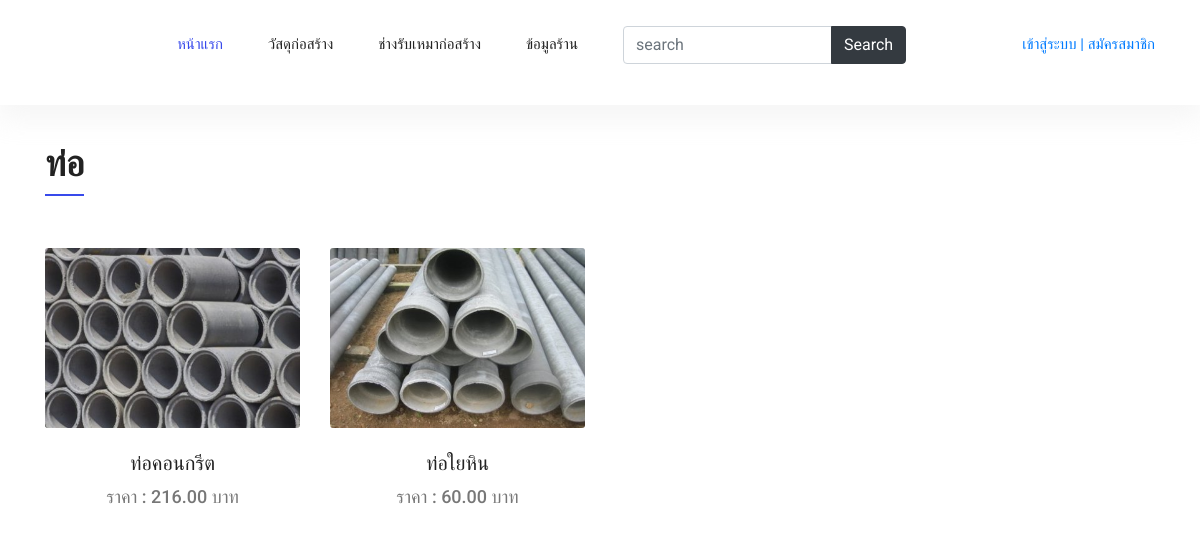
Page /productTypeUser/1 on the committed database.
### api/models.py (models this page shows, shortened)
class Product_Type (models.Model):
    product_type = models.CharField(max_length=100,default=' ',verbose_name = 'หมวดหมู่สินค้า')
    def __str__(self):
        return f'{self.product_type} '
    class Meta:
        verbose_name = 'หมวดหมู่สินค้า'

class Product(models.Model):
    name = models.CharField(max_length=1000,default=' ',verbose_name = 'ชื่อสินค้า')
    price = models.DecimalField(max_digits=7, decimal_places=2)
    product_detail = models.TextField(max_length=10000,default=' ',verbose_name = 'รายละเอียดสินค้า')
    product_img = models.ImageField(upload_to='images/product/', default='images/product/no-img.png' ,verbose_name = 'รูปสินค้า')
    product_type = models.ForeignKey(Product_Type,on_delete=models.CASCADE,verbose_name = 'หมวดหมู่สินค้า') #หมวดหมู่สินค้า
    quantity = models.IntegerField(verbose_name = 'จำนวนสินค้า') #จำนวนสินค้า
    class Meta:
        verbose_name = 'สินค้า'

### api/views.py (the view)
# urls.py: path('productTypeUser/<int:id>',views.productTypeUser,name='productTypeUser'),
def productTypeUser(request,id=0):
    type=Product_Type.objects.get(pk=id)
    product_type=Product_Type.objects.all()
    product=Product.objects.filter(product_type=id).order_by('id')
    print(type)
    return render(request,'api/productTypeUser.html',{
        'product':product,
        'type' :type,
        'product_type':product_type,
        })

### api/templates/api/productTypeUser.html (shortened to what this page needs)
{% extends 'api/base2.html' %}
{% load static %}
{% block content %}
      <section class="section-margin">
        <div class="container">
          <div class="section-intro pb-60px">
            <h2> <span class="section-intro__style">{{type}}</span></h2>
          </div>
          <div class="row">
            {% for product in product %}
            <div class="col-md-6 col-lg-4 col-xl-3">
              <div class="card text-center card-product">
                <div class="card-product__img">
                <img class="card-img" src="/media/{{product.product_img}}" style="height: 180px;"  href="/">
                </div>
                <div class="card-body">
                  <h4 class="card-product__title"><a href="/productDetail/{{product.id}}">{{product.name}}</a></h4>
                  <p class="card-product__price">ราคา : {{product.price}} บาท</p>
                </div>
              </div>
            </div>
            {% endfor %}
          </div>
        </div>
      </section>
{% endblock %}

### api/static/api/fend/css/style.css (style rules this page uses)
body { color:#777;font-family:"Roboto",sans-serif;font-size:15px;font-weight:400;line-height:1.667 }
h1,h2,h3,h4,h5,h6 { font-family:"Oswald",sans-serif;color:#222;line-height:1.1 }
h2,.h2 { font-size:36px;font-weight:600 }
h4,.h4 { font-size:20px;font-weight:400;line-height:1.3 }
a { display:inline-block }
.section-margin { margin:45px 0 }
@media (min-width: 980px) { .section-margin { margin:70px 0 } }
@media (min-width: 1100px) { .section-margin { margin:120px 0 } }
.pb-60px { padding-bottom:60px }
.section-intro__style { border-bottom:2px solid #384aeb;padding-bottom:8px }
.card-product { border:0;margin-bottom:30px }
.card-product p { margin-bottom:0 }
.card-product__img { position:relative }
.card-product__title a { color:#222 }
.card-product__price { font-size:18px;font-weight:500 }

### api/templates/api/productTypeUser.html (style rules this page uses)
.section-margin { margin: 35px 0; }

### rows in the picture
Product_Type: product_type "ท่อ"
Product: product_img (picture), name "ท่อคอนกรีต", price "216.00"
Product: product_img (picture), name "ท่อใยหิน", price "60.00"
